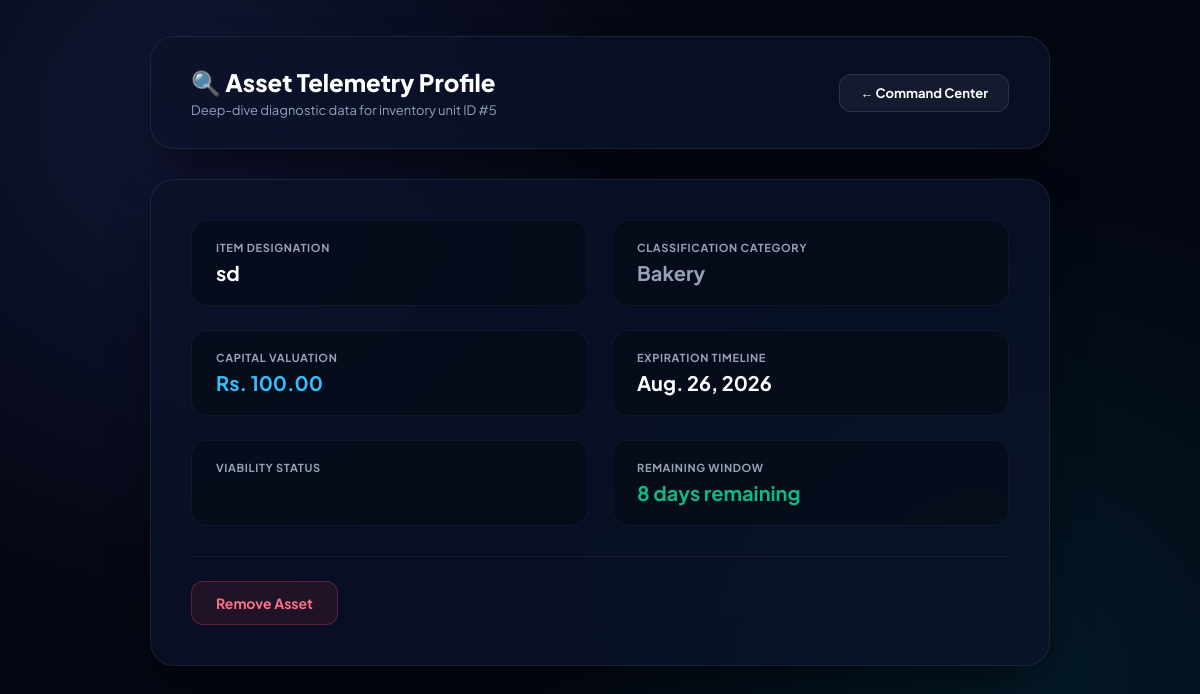
The page /item/5/ on the database its author committed.
### tracker/models.py (models this page shows, shortened)
class GroceryItem(models.Model):
    name = models.CharField(max_length=100)
    category = models.CharField(max_length=50)
    price = models.DecimalField(max_digits=6, decimal_places=2, default=0.00) # Added price tracking
    expiry_date = models.DateField()
    created_at = models.DateTimeField(auto_now_add=True)

### tracker/views.py (the view)
# urls.py: path('item/<int:item_id>/', views.item_detail_view, name='item_detail'),
def item_detail_view(request, item_id):
    item = get_object_or_404(GroceryItem, id=item_id)
    today = datetime.now().date()
    days_left = (item.expiry_date - today).days
    context = {
        'item': item,
        'days_left': days_left,
    }
    return render(request, 'tracker/item_detail.html', context)

### tracker/templates/tracker/item_detail.html (shortened to what this page needs)
{% load static %}
<!DOCTYPE html>
<html lang="en">
<head>
</head>
<body>
    <div class="container">
        <div class="header-card">
            <div class="header-title">
                <h1>🔍 Asset Telemetry Profile</h1>
                <p>Deep-dive diagnostic data for inventory unit ID #{{ item.id }}</p>
            </div>
            <a href="{% url 'home' %}" class="btn-back">← Command Center</a>
        </div>
        <div class="detail-panel">
            <div class="spec-grid">
                <div class="spec-item">
                    <div class="spec-label">Item Designation</div>
                    <div class="spec-value">{{ item.name }}</div>
                </div>
                <div class="spec-item">
                    <div class="spec-label">Classification Category</div>
                    <div class="spec-value" style="color: var(--text-secondary);">{{ item.category }}</div>
                </div>
                <div class="spec-item">
                    <div class="spec-label">Capital Valuation</div>
                    <div class="spec-value" style="color: #38bdf8;">Rs. {{ item.price }}</div>
                </div>
                <div class="spec-item">
                    <div class="spec-label">Expiration Timeline</div>
                    <div class="spec-value">{{ item.expiry_date }}</div>
                </div>
                <div class="spec-item">
                    <div class="spec-label">Viability Status</div>
                </div>
                <div class="spec-item">
                    <div class="spec-label">Remaining Window</div>
                    <div class="spec-value">
                        {% if days_left < 0 %}
                            <span style="color: var(--danger);">Expired by {{ days_left|stringformat:"i"|slice:"1:" }} days</span>
                        {% elif days_left == 0 %}
                            <span style="color: var(--warning);">Expires Today</span>
                        {% else %}
                            <span style="color: var(--success);">{{ days_left }} days remaining</span>
                        {% endif %}
                    </div>
                </div>
            </div>
            <div class="actions-row">
                <a href="{% url 'delete_item' item.id %}" class="btn-danger">Remove Asset</a>
            </div>
        </div>
    </div>
</body>
</html>

### tracker/templates/tracker/item_detail.html (style rules this page uses)
:root { --bg-deep: #030712; --surface-glass: rgba(11, 19, 41, 0.78); --border-glass: rgba(255, 255, 255, 0.08); --primary: #6366f1; --primary-hover: #4f46e5; --danger: #f43f5e; --warning: #fbbf24; --success: #10b981; --text-main: #f8fafc; --text-secondary: #94a3b8; --radius-xl: 24px; --radius-md: 14px; }
* { box-sizing: border-box; margin: 0; padding: 0; font-family: 'Plus Jakarta Sans', sans-serif; }
body { background-color: var(--bg-deep); color: var(--text-main); min-height: 100vh; padding: 36px 24px; background-image: radial-gradient(circle at 15% 15%, rgba(99, 102, 241, 0.15) 0%, transparent 40%), radial-gradient(circle at 85% 85%, rgba(6, 182, 212, 0.1) 0%, transparent 40%); background-attachment: fixed; }
.container { max-width: 900px; margin: 0 auto; }
.header-card { background: var(--surface-glass); backdrop-filter: blur(28px); border: 1px solid var(--border-glass); border-radius: var(--radius-xl); padding: 30px 40px; margin-bottom: 30px; display: flex; justify-content: space-between; align-items: center; box-shadow: 0 25px 50px -15px rgba(0, 0, 0, 0.7); }
.header-title h1 { font-size: 24px; font-weight: 800; color: #fff; }
.header-title p { color: var(--text-secondary); font-size: 13px; margin-top: 4px; }
.btn-back { background: rgba(255, 255, 255, 0.05); border: 1px solid rgba(255, 255, 255, 0.1); color: white; padding: 10px 20px; border-radius: 12px; font-size: 13px; font-weight: 700; text-decoration: none; transition: all 0.2s ease; }
.detail-panel { background: var(--surface-glass); backdrop-filter: blur(28px); border: 1px solid var(--border-glass); border-radius: var(--radius-xl); padding: 40px; box-shadow: 0 25px 50px -15px rgba(0, 0, 0, 0.65); }
.spec-grid { display: grid; grid-template-columns: repeat(2, 1fr); gap: 24px; margin-bottom: 30px; }
.spec-item { background: rgba(5, 8, 17, 0.5); border: 1px solid rgba(255, 255, 255, 0.05); border-radius: 16px; padding: 20px 24px; }
.spec-label { font-size: 11px; font-weight: 700; text-transform: uppercase; letter-spacing: 0.06em; color: var(--text-secondary); margin-bottom: 6px; }
.spec-value { font-size: 20px; font-weight: 700; color: #fff; }
.actions-row { display: flex; gap: 16px; margin-top: 20px; padding-top: 24px; border-top: 1px solid rgba(255, 255, 255, 0.06); }
.btn-danger { background: rgba(244, 63, 94, 0.1); color: #fb7185; border: 1px solid rgba(244, 63, 94, 0.3); padding: 12px 24px; border-radius: 12px; font-size: 14px; font-weight: 700; text-decoration: none; transition: all 0.2s ease; }

### rows shown on the page
GroceryItem: id "5", name "sd", category "Bakery", price "100.00", expiry_date "Aug. 26, 2026"
